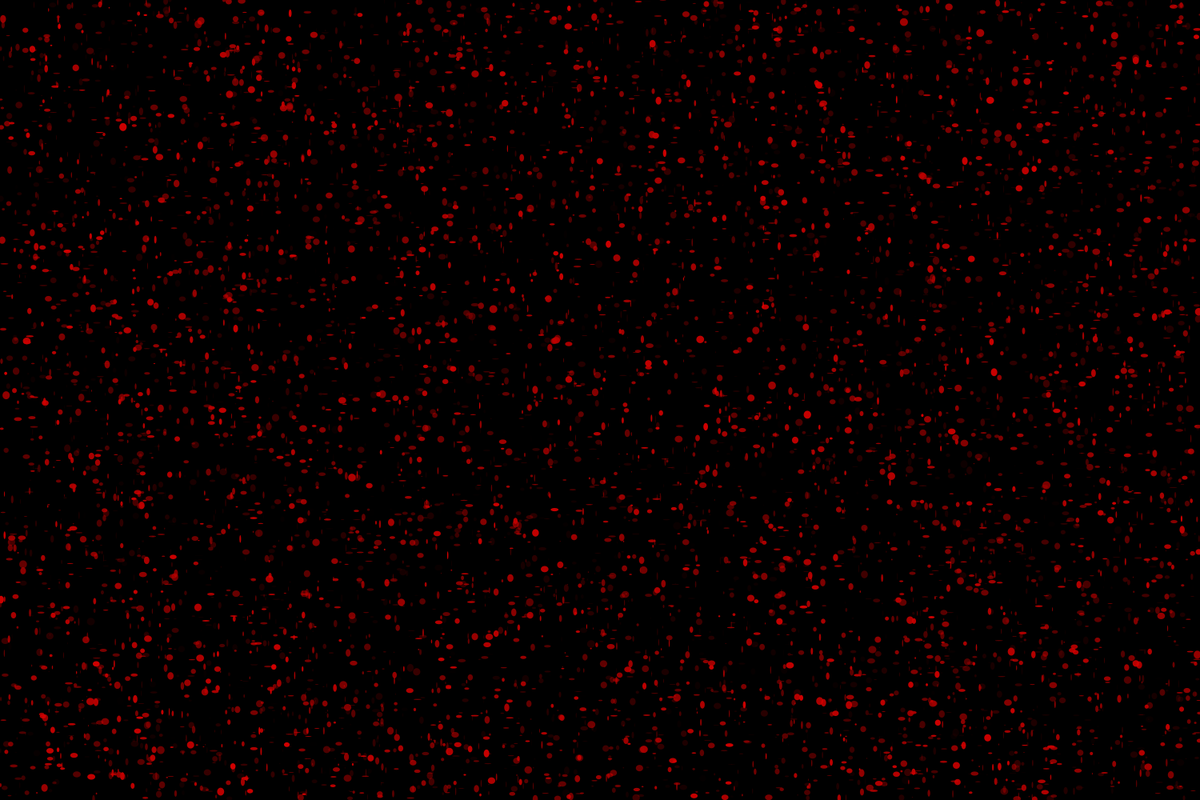
Frame 1 (no input)
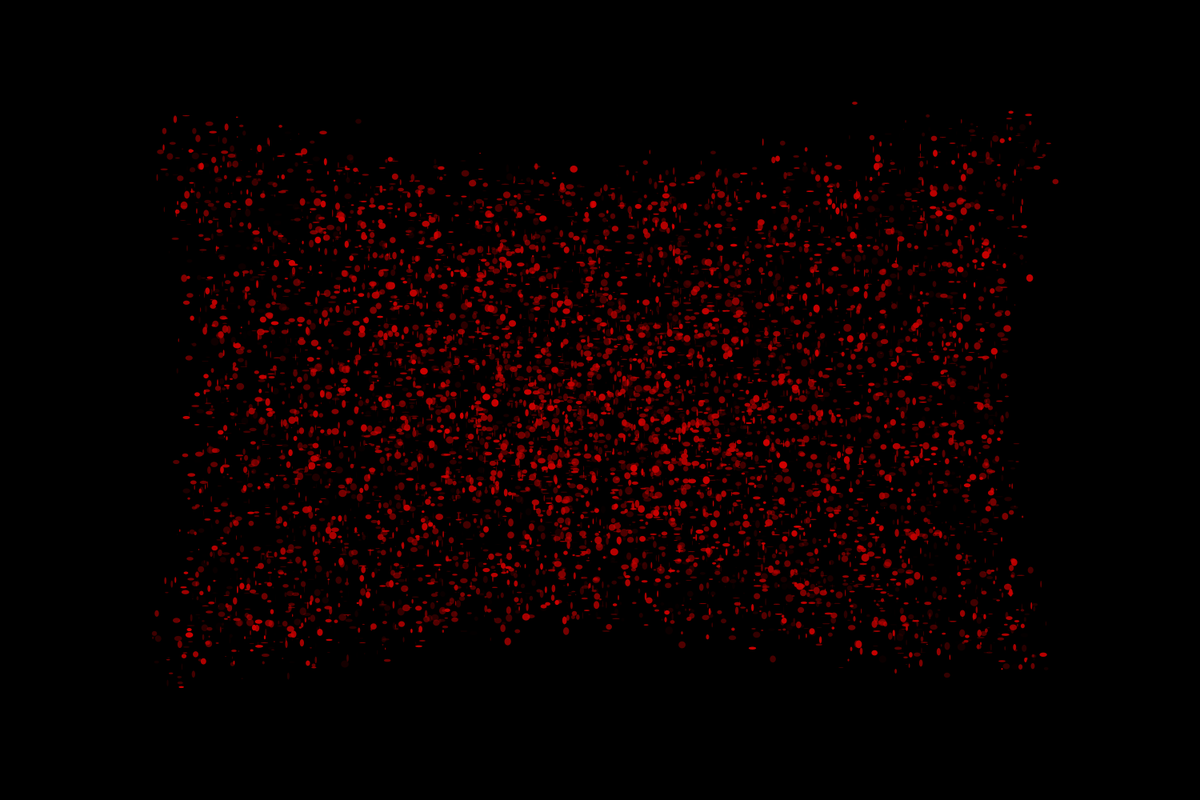
Frame 60 (the mouse pressed at the canvas centre just before this capture)
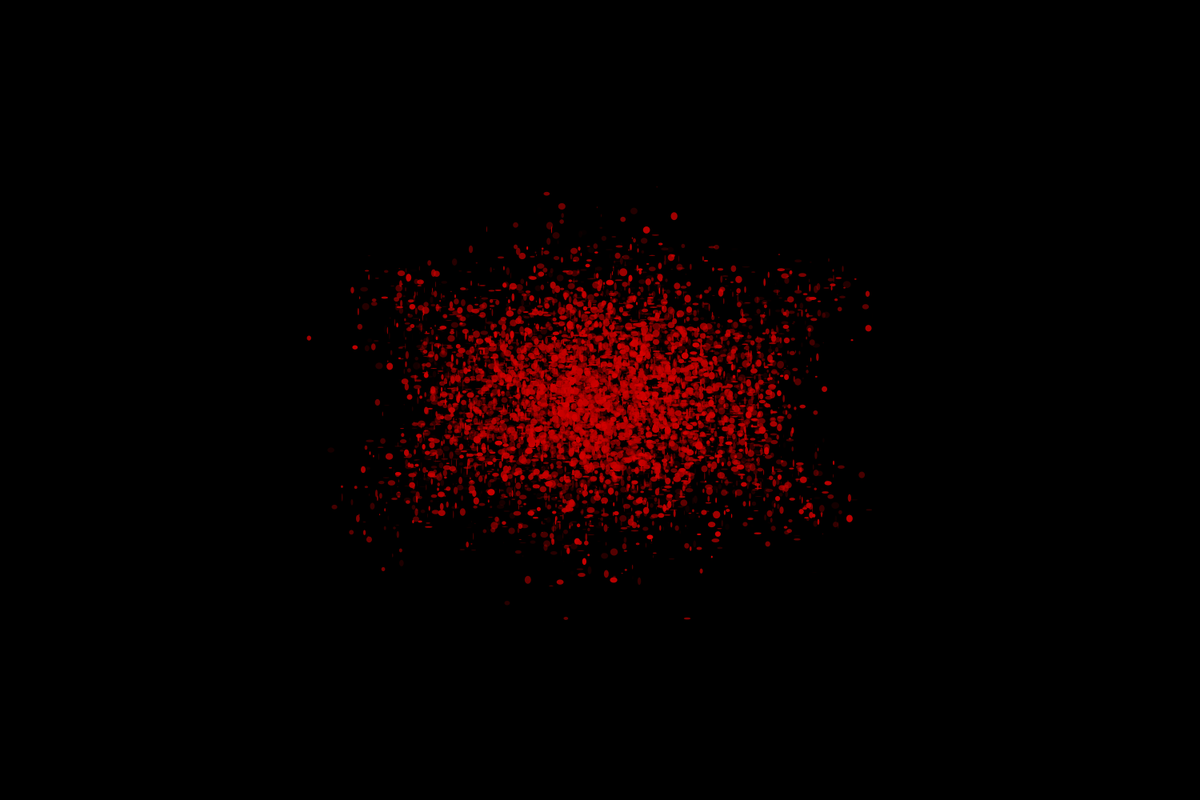
Frame 120 (the mouse held since frame 60 and released just before this capture)

The Processing sketch that drew these frames (run headless with seeded random() and noise(); from frame 60 on, the mouse is pressed at the canvas centre):

// Processing sketch: Ephemera_8000_Ellipses_Void
// ── Ephemera_8000_Ellipses_Void.pde
Mover[] movers = new Mover[8000];

void setup() {
  size(1500,1000);
 for (int i = 0; i < movers.length; i++) {
    movers[i] = new Mover(); 
  }
}

void draw() {
  background(0);
  
  for (int i = 0; i < movers.length; i++) {
  // Update the position
  movers[i].update();
  // Display the Mover
  movers[i].display(); 
  }
}

// ── Mover.pde
class Mover {

  // The Mover tracks position, velocity, and acceleration 
  PVector position;
  PVector velocity;
  PVector acceleration;
  // The Mover's maximum speed
  float topspeed;
  float r;

  Mover() {
    // Start in the center
    position = new PVector(random(width),random(height));
    velocity = new PVector(0,0);
    topspeed = 5;
  }

  void update() {
    
    // Compute a vector that points from position to mouse
    //PVector mouse = new PVector(mouseX,mouseY);
    PVector mouse = new PVector((random(0,width)+random(-10,10)),(random(0,height)+random(-10,10)));
    PVector acceleration = PVector.sub(mouse,position);
    // Set magnitude of acceleration
    acceleration.setMag(random(0,0.5));
    
    // Velocity changes according to acceleration
    velocity.add(acceleration);
    // Limit the velocity by topspeed
    velocity.limit(topspeed);
    // position changes by velocity
    position.add(velocity);
  }

  void display() {
    //stroke(0);
    //strokeWeight(0);
    float r = random(10);
    noStroke();
    fill(random(180,220),0,0,random(250));
    //if (r >= 9.5){
    //  fill(0,random(200),0,random(250));
    //}
    //alpha(int(random(255)));
    ellipse(position.x,position.y,random(10),random(10));
  }

}
  
  
